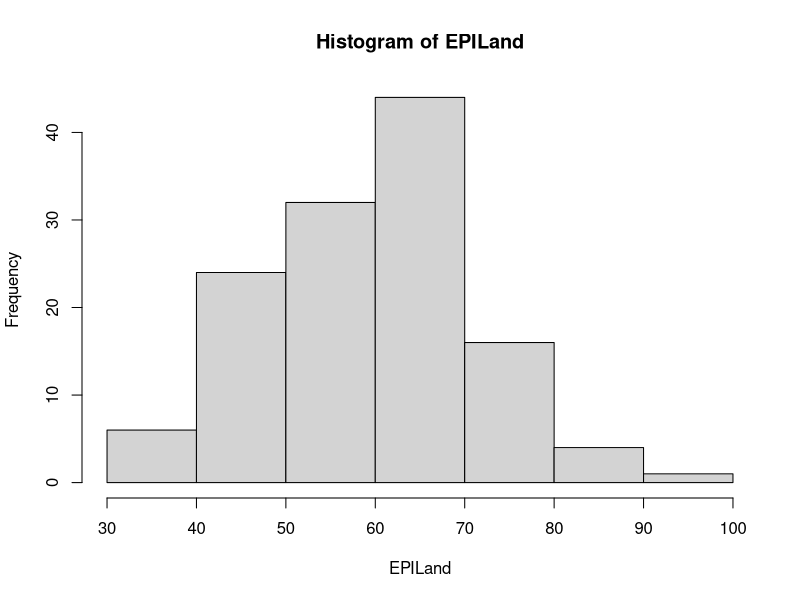
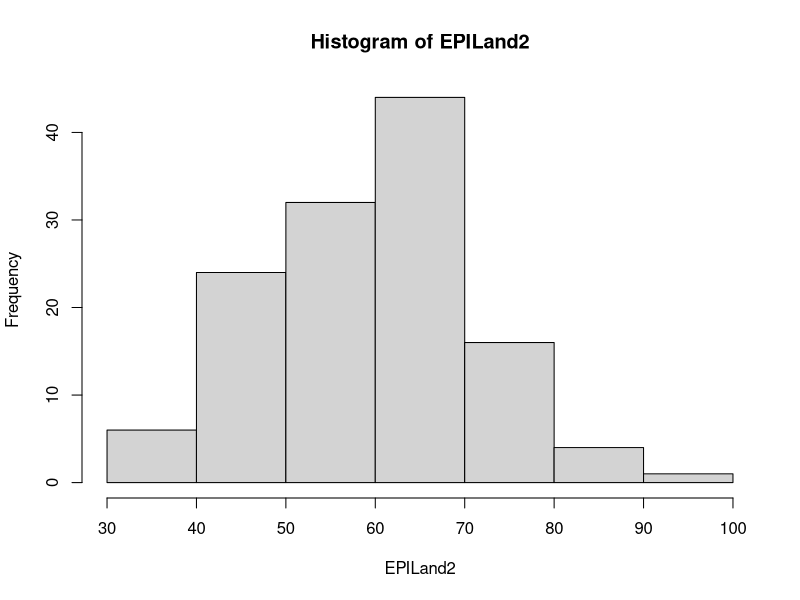
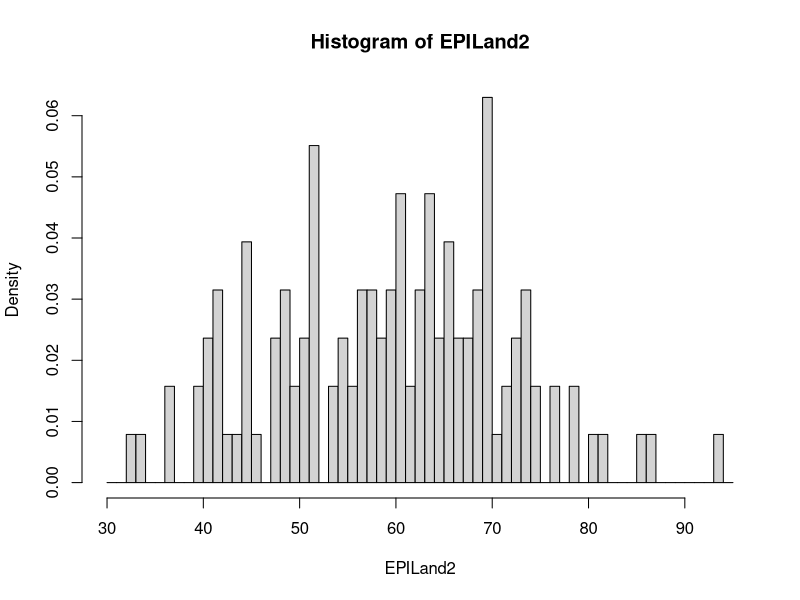
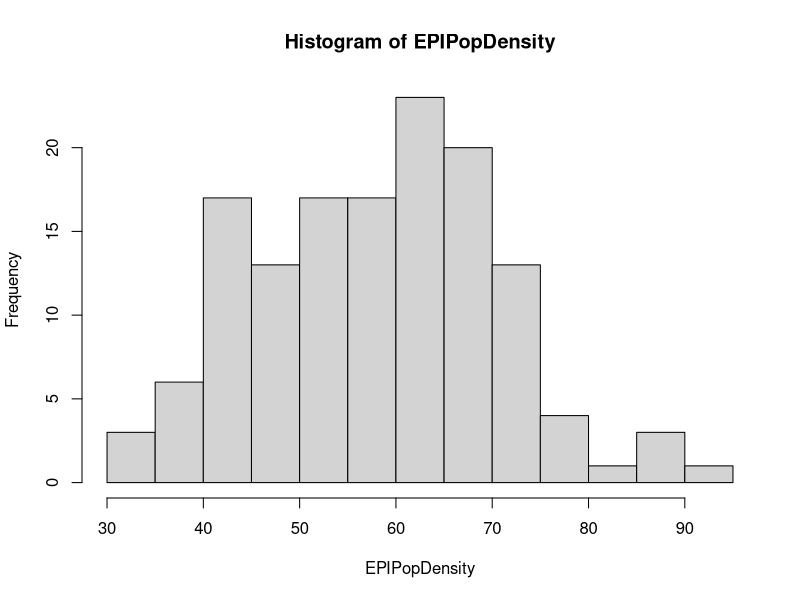
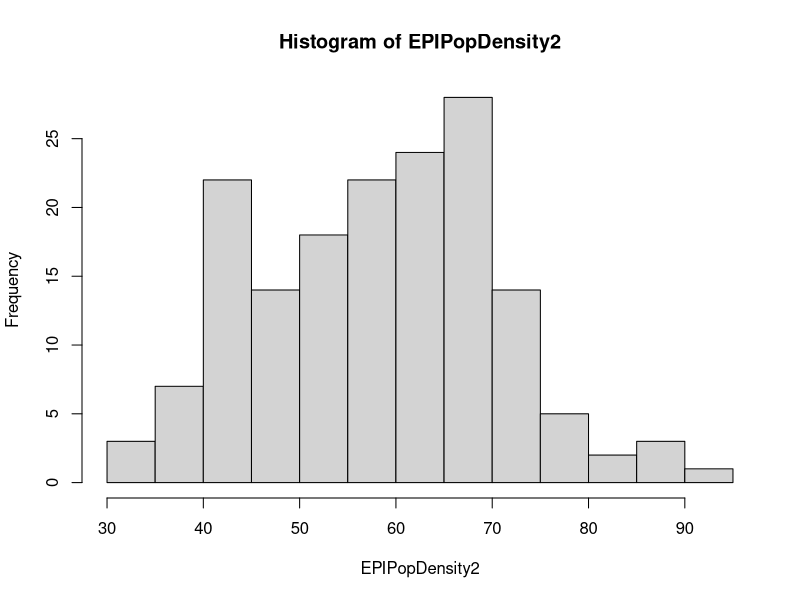

These figures' R source, in order:
## Exercise 2
data <- read.csv('data/2010EPI_data.csv', header=TRUE)
# View(data)

# filtering out landlock
EPILand <- data$EPI[!data$Landlock]
EPILand
EPILand2 <- EPILand[!is.na(EPILand)]
EPILand2

hist(EPILand)
hist(EPILand2)
hist(EPILand2, seq(30., 95., 1.0), prob=TRUE)

# filtering on high pop. density
EPIPopDensity <- data$EPI[!data$High_Population_Density]
EPIPopDensity
EPIPopDensity2 <- data$EPI[!is.na(EPIPopDensity)]
EPIPopDensity2

hist(EPIPopDensity)
hist(EPIPopDensity2)

# filter on EPI regions - strings/characters, not numbers
EPISouthAsia <- data$EPI[]
EPISouthAsia
